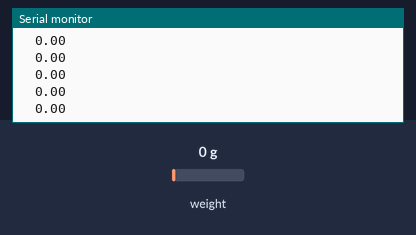
A sketch run on a simulated Arduino Uno, built with avr-gcc and run on an emulated ATmega328P. On the bench: the last lines printed to the serial monitor. The inputs (shaded band) are chosen by the test bench; at power-on: weight on the scale 0 g.

Above: at 3.6 s.
3.7 s: weight on the scale set to 100 g
At 3.72 s:
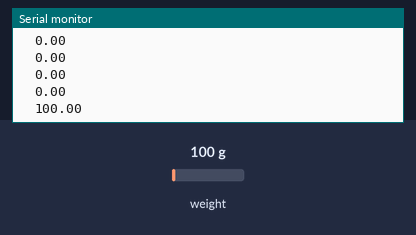
5.2 s: weight on the scale set to 1250 g
At 5.22 s:
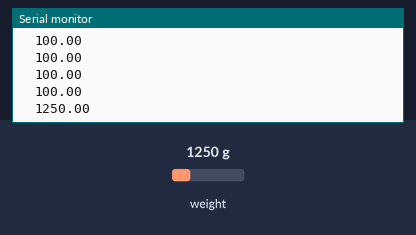
Timing chart, 0 to 8.2 s (numbered marks = the images above; inputs shaded):
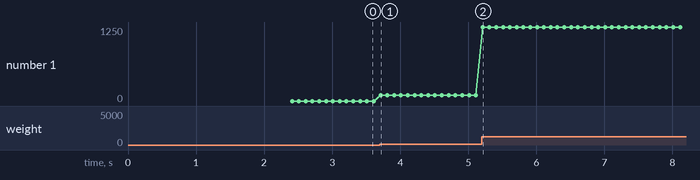

Measured:
- after the input at 3.7 s, the serial monitor: prints a new line at once (image 1)
- after the input at 5.2 s, the serial monitor: prints a new line at once (image 2)
- plotted number 1: 0 → 100 after the input at 3.7 s, 100 → 1250 after the input at 5.2 s

The sketch:

ardunio_weight_sensor.ino
```cpp
#include <HX711_ADC.h>
#include <Servo.h>

//pins:
const int HX711_dout = 4; //mcu > HX711 dout pin
const int HX711_sck = 5; //mcu > HX711 sck pin
const uint8_t VescOutputPin = 3;

//HX711 constructor:
HX711_ADC LoadCell(HX711_dout, HX711_sck);

// initialize motor
Servo esc;

const int calVal_eepromAdress = 0;
unsigned long t = 0;
float var_speed = 1500;

void setup() {
  Serial.begin(9600); delay(10);

  //esc.attach(VescOutputPin);

  LoadCell.begin();
  float calibrationValue; // calibration value (see example file "Calibration.ino")
  calibrationValue = 696.0; // uncomment this if you want to set the calibration value in the sketch

  unsigned long stabilizingtime = 2000; // preciscion right after power-up can be improved by adding a few seconds of stabilizing time
  boolean _tare = true; //set this to false if you don't want tare to be performed in the next step
  LoadCell.start(stabilizingtime, _tare);
  if (LoadCell.getTareTimeoutFlag()) {
 //   Serial.println("Timeout, check MCU>HX711 wiring and pin designations");
    while (1);
  }
  else {
    LoadCell.setCalFactor(calibrationValue); // set calibration value (float)
//    Serial.println("Startup is complete");
  }
}

void loop() {
  static boolean newDataReady = 0;
  const int serialPrintInterval = 0; //increase value to slow down serial print activity

  // check for new data/start next conversion:
  if (LoadCell.update())
    newDataReady = true;

  // get smoothed value from the dataset:
  if (newDataReady) {
    if (millis() > t + serialPrintInterval) {
      float i = LoadCell.getData();

      // motor control
      // cut off to high numbers
//      if (i > 500){
//        i = 500;
//      }
//      else if (i < -500){
//        i = -500;
//      }

      // map working area
//      if (i < -200){
//        var_speed = (i + 200) * (-1);
//        var_speed = var_speed/;
//      }
//      else if (i > 200){
//        var_speed = map(i , 200 , 500, 1500, 2500);
//      }
//      else{
//        var_speed = var_speed;
//      }
      //esc.writeMicroseconds(var_speed);


//      Serial.print(var_speed);
      Serial.print("\t");
      Serial.println(i);


      newDataReady = 0;
      t = millis();


    }
  }


}
```
